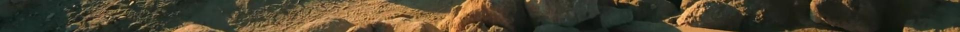
#> input picture temp_prompt_base.jpg, 1920 x 64 px (shown at 1/2 size)
$ python -i ai_extender.py   (imports and definitions only)   (older library calls are emulated)
#> lines starting #> are read from the running program, lines starting #| are printed output that depends on the picture
#> further down, picture is the input picture: PIL image 1920x64 RGB; mean R, G, B 71.8, 64, 44.9
import os
import replicate
import numpy as np
from PIL import Image, ImageFilter
import cv2
import time

class AIImageExtender:
    def __init__(self, api_token=None):
        self.api_token = api_token
        self.extension_cache = {}
        self.cache_hits = 0
        self.cache_misses = 0

        if api_token:
            os.environ['REPLICATE_API_TOKEN'] = api_token

    def analyze_frame_and_extend(self, image):
        """
        Center the original video and create extensions for top and bottom

        Args:
            image: PIL Image object (16:9 format)

        Returns:
            PIL Image in 9:16 format with AI-generated extensions
        """
        width, height = image.size
#> width = 1920; height = 64

        # Calculate target 9:16 dimensions
        target_width = width
#> target_width = 1920
        target_height = int(width * 16 / 9)
#> target_height = 3413

        # Calculate how much space we need to add
        total_extension = target_height - height
#> total_extension = 3349
        top_extension = total_extension // 2
#> top_extension = 1674
        bottom_extension = total_extension - top_extension
#> bottom_extension = 1675

        # Create 9:16 canvas
        new_img = Image.new("RGB", (target_width, target_height), (0, 0, 0))
#> new_img: PIL image 1920x3413 RGB; every value is 0

        # Place original image in the center
        y_offset = top_extension
#> y_offset = 1674
        new_img.paste(image, (0, y_offset))

        # Generate top extension
        top_ext = self._generate_ai_extension(image, "top", target_width, top_extension)
        new_img.paste(top_ext, (0, 0))

        # Generate bottom extension
        bottom_ext = self._generate_ai_extension(image, "bottom", target_width, bottom_extension)
        new_img.paste(bottom_ext, (0, y_offset + height))

        return new_img

    # [46 lines left out: functions _analyze_frame_content, _calculate_edge_density, not called in this run]

    def _generate_ai_extension(self, image, position, width, extension_height):
        """
        Generate extension using Stable Diffusion

        Args:
            image: PIL Image object to extend
            position: "top" or "bottom"
            width: Width of extension
            extension_height: Height of extension

        Returns:
            PIL Image of the extension
        """
#> called with position = 'top', width = 1920, extension_height = 1674
        if extension_height <= 0 or width <= 0:
            return Image.new("RGB", (width, max(1, extension_height)), (0, 0, 0))

        # Check cache first
        edge_region = image.crop((0, max(0, image.height - 20), width, image.height)) if position == "bottom" else image.crop((0, 0, width, min(20, image.height)))
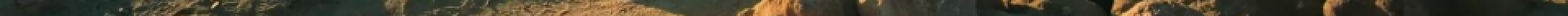
#> edge_region: PIL image 1920x20 RGB (shown at 1/2 size); mean R, G, B 68.3, 62.6, 45
        edge_hash = str(np.array(edge_region).sum())
#> edge_hash = '6756494'
        cache_key = f"{position}_{width}_{extension_height}_{edge_hash}"
#> cache_key = 'top_1920_1674_6756494'

        if cache_key in self.extension_cache:
            self.cache_hits += 1
            print(f"Using cached extension")
            return self.extension_cache[cache_key]

        self.cache_misses += 1

        try:
            if not self.api_token:
                print(f"Using fallback outpainting (no API key)")
                return self._fallback_extension(image, position, width, extension_height)

            # Use Stable Diffusion for outpainting
            print(f"Using Stable Diffusion for {position} extension ({width}x{extension_height})")
            extension = self._stable_diffusion_outpaint(image, position, width, extension_height)

            # Cache the result
            self.extension_cache[cache_key] = extension

            # Limit cache size
            if len(self.extension_cache) > 50:
                oldest_keys = list(self.extension_cache.keys())[:10]
                for key in oldest_keys:
                    del self.extension_cache[key]

            print(f"✅ Stable Diffusion extension created")
            return extension

        except Exception as e:
            print(f"Stable Diffusion failed: {e}")
            print(f"Using fallback outpainting instead")
            return self._fallback_extension(image, position, width, extension_height)

    # [78 lines left out: functions _stable_diffusion_outpaint, _generate_prompt_from_image, _pil_to_bytes, not called in this run]

    def _fallback_extension(self, image, position, width, extension_height):
        """Improved fallback method using reflection and blur"""
#> called with position = 'top', width = 1920, extension_height = 1674
        # Get edge region for reflection
        if position == "bottom":
            edge_height = min(extension_height * 2, image.height // 3)
            edge = image.crop((0, image.height - edge_height, width, image.height))
        else:
            edge_height = min(extension_height * 2, image.height // 3)
#> edge_height = 21
            edge = image.crop((0, 0, width, edge_height))

        # Create reflection
        if position == "bottom":
            reflection = edge.transpose(Image.Transpose.FLIP_TOP_BOTTOM)
        else:
            reflection = edge.transpose(Image.Transpose.FLIP_TOP_BOTTOM)

        # Apply blur for smoother transition
        reflection = reflection.filter(ImageFilter.GaussianBlur(radius=3))

        # Create gradient mask
        mask = Image.new('L', (width, edge_height), 0)
#> mask: PIL image 1920x21 L; every value is 0
        for y in range(edge_height):
            alpha = int(255 * (1 - y / edge_height))
            for x in range(width):
                mask.putpixel((x, y), alpha)
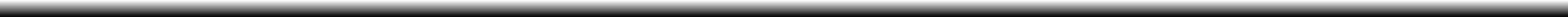
#> mask: PIL image 1920x21 L (shown at 1/2 size); min 12, max 255, mean 133.1

        # Apply mask to reflection
        reflection.putalpha(mask)
#> reflection: PIL image 1920x21 RGBA

        # Create base extension with average color
        np_img = np.array(edge)
        pixels = np_img.reshape(-1, 3)
        avg_color = tuple(map(int, np.mean(pixels, axis=0)))
#> avg_color = (68, 62, 45)

        extension = Image.new("RGB", (width, extension_height), avg_color)
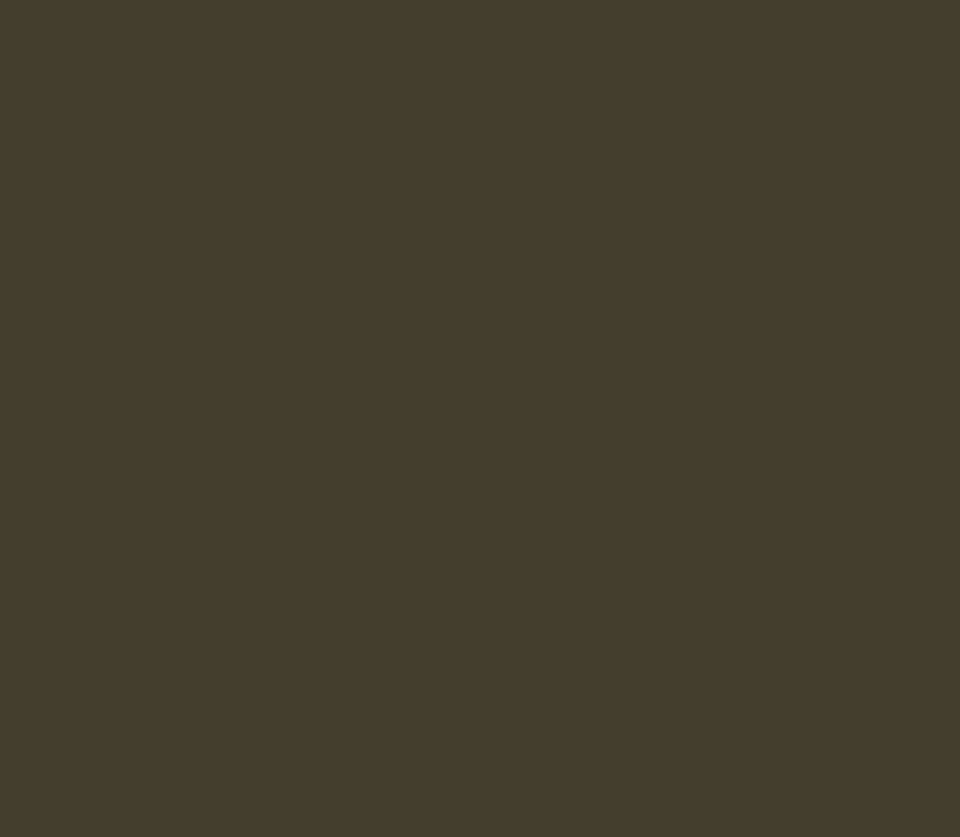
#> extension: PIL image 1920x1674 RGB (shown at 1/2 size); mean R, G, B 68, 62, 45

        # Paste reflection onto extension
        if edge_height < extension_height:
            # Center the reflection if it's smaller
            y_offset = (extension_height - edge_height) // 2
#> y_offset = 826
            extension.paste(reflection, (0, y_offset), reflection.getchannel('A'))
        else:
            # Crop reflection to fit
            reflection = reflection.crop((0, 0, width, extension_height))
            extension.paste(reflection, (0, 0), reflection.getchannel('A'))

        return extension

>>> from PIL import Image
>>> picture = Image.open('../temp_prompt_base.jpg')
>>> result = AIImageExtender().analyze_frame_and_extend(picture)
#> in analyze_frame_and_extend, `new_img.paste(top_ext, (0, 0))`:
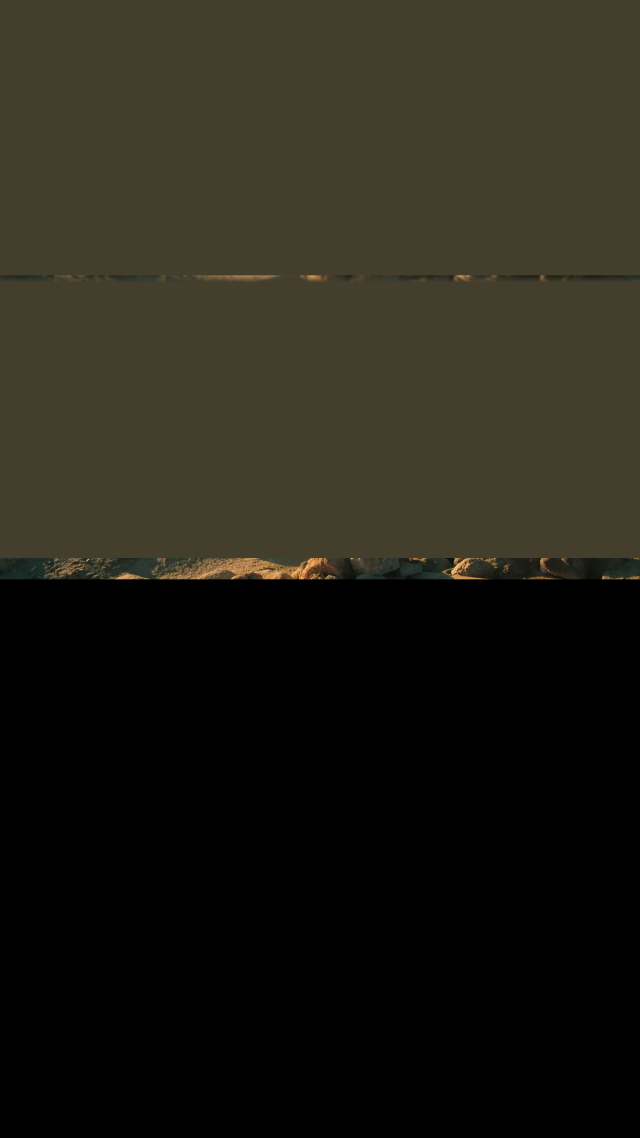
#> new_img: PIL image 1920x3413 RGB (shown at 1/3 size); mean R, G, B 34.7, 31.6, 22.9
#> call 2 of _generate_ai_extension, with position = 'bottom', width = 1920, extension_height = 1675
#> in _generate_ai_extension (call 2), `edge_region = image.crop((0, max(0, image.height - 20), width, image.h..`:
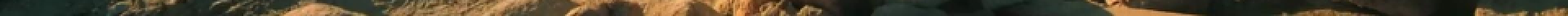
#> edge_region: PIL image 1920x20 RGB (shown at 1/2 size); mean R, G, B 75.1, 65.3, 44.7
#> in _generate_ai_extension (call 2), `edge_hash = str(np.array(edge_region).sum())`: edge_hash = '7106905'
#> in _generate_ai_extension (call 2), `cache_key = f"{position}_{width}_{extension_height}_{edge_hash}"`: cache_key = 'bottom_1920_1675_7106905'
#> call 2 of _fallback_extension, with position = 'bottom', width = 1920, extension_height = 1675
#> in _fallback_extension (call 2), `reflection.putalpha(mask)`:
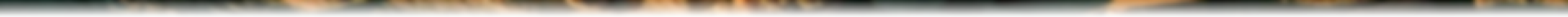
#> reflection: PIL image 1920x21 RGBA (shown at 1/2 size); mean R, G, B, A 75, 65.4, 44.8, 133.1; transparent parts drawn white
#> in _fallback_extension (call 2), `avg_color = tuple(map(int, np.mean(pixels, axis=0)))`: avg_color = (74, 65, 44)
#> in analyze_frame_and_extend, `new_img.paste(bottom_ext, (0, y_offset + height))`:
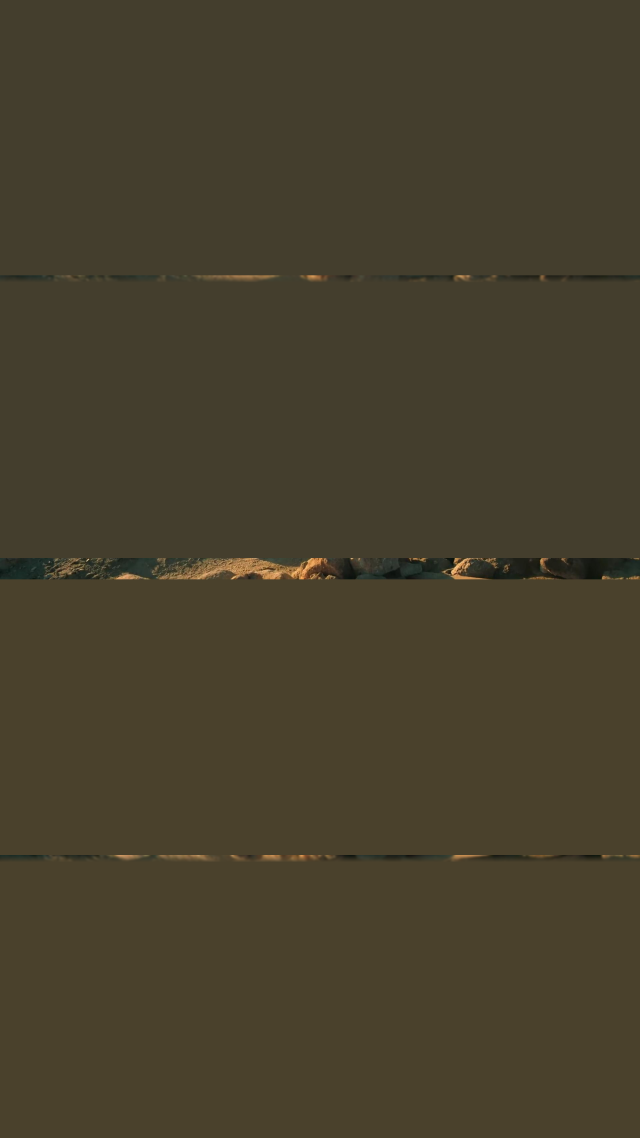
#> new_img: PIL image 1920x3413 RGB (shown at 1/3 size); mean R, G, B 71, 63.5, 44.5
